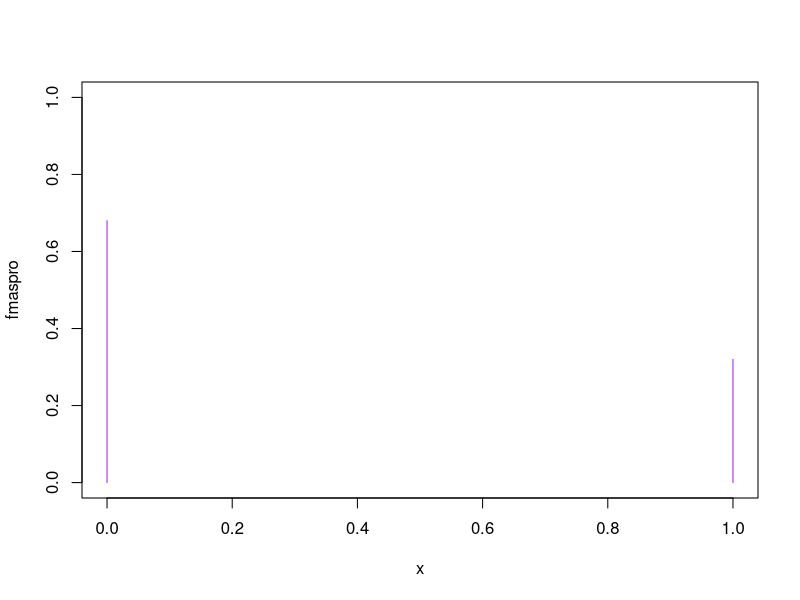
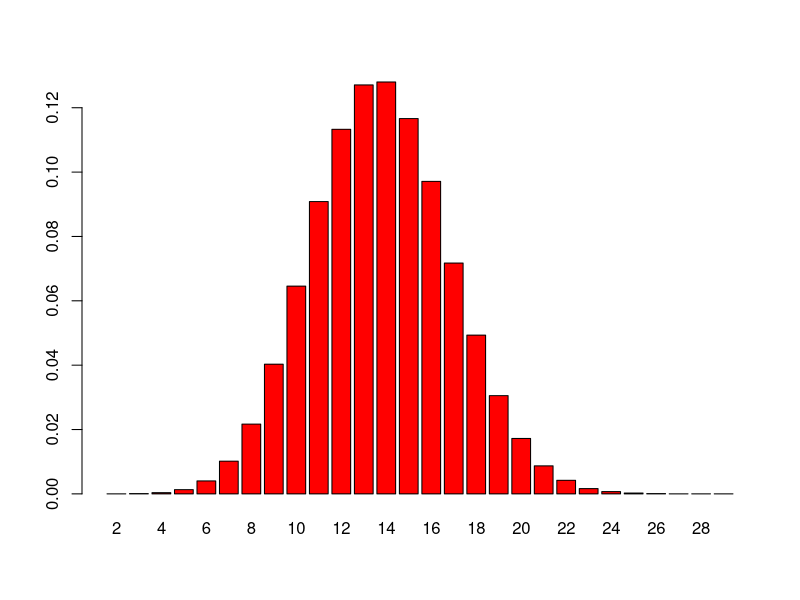

The R source for these figures, in order:
#Pregunta 1
x<-c(0,1)
fmaspro<-c(0.68,0.32)
plot(x,fmaspro,type='h', ylim=c(0,1),col="purple")

n<-43
Y<- function(i){sum(sample(x,n,fmaspro,replace=TRUE))}

encuestas<-sapply(1:400000,Y)  #Realizamos infinitas encuestas
encuestas
fr<-table(encuestas)/400000 #Vemos en cuantas encuestas se repite el mismo resultado y hacemos su freq relativa, con eso obtenemos la probabilidad de que la encuesta=x
barplot(fr,col="red")
fr["13"]

dbinom(17,44,0.32)
pbinom(16,44,0.32)
qbinom(0.5,44,0.32)
 